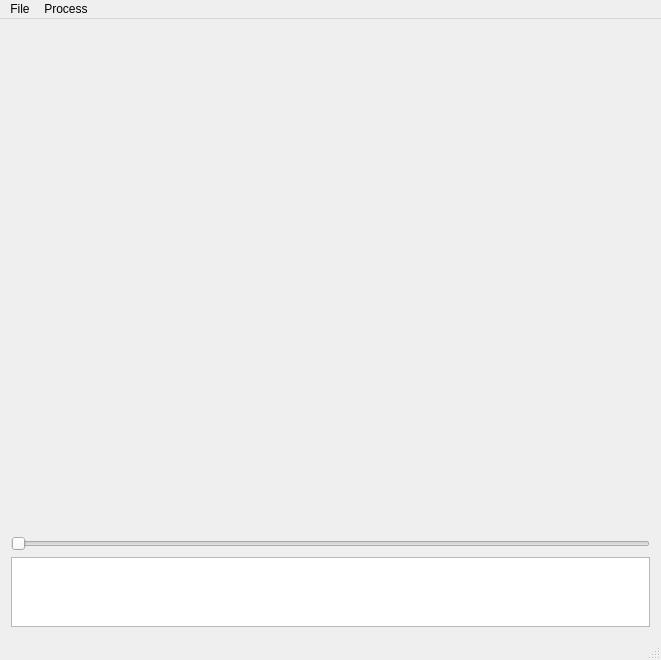
<?xml version="1.0" encoding="UTF-8"?>
<ui version="4.0">
 <class>MainWindow</class>
 <widget class="QMainWindow" name="MainWindow">
  <property name="enabled">
   <bool>true</bool>
  </property>
  <property name="geometry">
   <rect>
    <x>0</x>
    <y>0</y>
    <width>661</width>
    <height>660</height>
   </rect>
  </property>
  <property name="minimumSize">
   <size>
    <width>340</width>
    <height>300</height>
   </size>
  </property>
  <property name="windowTitle">
   <string>MainWindow</string>
  </property>
  <property name="iconSize">
   <size>
    <width>25</width>
    <height>25</height>
   </size>
  </property>
  <widget class="QWidget" name="centralWidget">
   <property name="sizePolicy">
    <sizepolicy hsizetype="Preferred" vsizetype="Preferred">
     <horstretch>8</horstretch>
     <verstretch>6</verstretch>
    </sizepolicy>
   </property>
   <property name="minimumSize">
    <size>
     <width>320</width>
     <height>240</height>
    </size>
   </property>
   <property name="sizeIncrement">
    <size>
     <width>8</width>
     <height>6</height>
    </size>
   </property>
   <layout class="QGridLayout" name="gridLayout">
    <item row="2" column="0">
     <widget class="QTextEdit" name="textEdit">
      <property name="sizePolicy">
       <sizepolicy hsizetype="Expanding" vsizetype="Expanding">
        <horstretch>9</horstretch>
        <verstretch>1</verstretch>
       </sizepolicy>
      </property>
      <property name="font">
       <font>
        <family>Courier New</family>
        <pointsize>12</pointsize>
       </font>
      </property>
      <property name="readOnly">
       <bool>true</bool>
      </property>
     </widget>
    </item>
    <item row="0" column="0">
     <widget class="QWidget" name="imageWidget" native="true">
      <property name="enabled">
       <bool>true</bool>
      </property>
      <property name="sizePolicy">
       <sizepolicy hsizetype="Preferred" vsizetype="Preferred">
        <horstretch>13</horstretch>
        <verstretch>10</verstretch>
       </sizepolicy>
      </property>
     </widget>
    </item>
    <item row="1" column="0">
     <widget class="QSlider" name="imageSlider">
      <property name="orientation">
       <enum>Qt::Horizontal</enum>
      </property>
     </widget>
    </item>
   </layout>
  </widget>
  <widget class="QMenuBar" name="menuBar">
   <property name="geometry">
    <rect>
     <x>0</x>
     <y>0</y>
     <width>661</width>
     <height>22</height>
    </rect>
   </property>
   <widget class="QMenu" name="menuFile">
    <property name="title">
     <string>File</string>
    </property>
    <addaction name="separator"/>
    <addaction name="actionAdd_Images_Folder"/>
    <addaction name="actionOpen_Volume_Data"/>
    <addaction name="actionOpen_Volume"/>
    <addaction name="actionQuit"/>
   </widget>
   <widget class="QMenu" name="menuProcess">
    <property name="title">
     <string>Process</string>
    </property>
    <widget class="QMenu" name="menuUS_Probe_Calibration">
     <property name="title">
      <string>US Probe Calibration</string>
     </property>
     <addaction name="actionCalibrate_Probe"/>
     <addaction name="actionCheck_Calibration_Error"/>
    </widget>
    <widget class="QMenu" name="menuBreast_Tumor_Segmentation">
     <property name="title">
      <string>Breast Tumor Segmentation</string>
     </property>
     <addaction name="actionSegmentation_Training"/>
     <addaction name="actionSegment_Image"/>
     <addaction name="actionSegment_Volume"/>
    </widget>
    <addaction name="actionCrop_Images"/>
    <addaction name="menuUS_Probe_Calibration"/>
    <addaction name="actionPivot_Calibration"/>
    <addaction name="actionVolume_Reconstruction"/>
    <addaction name="action3D_Scene_Display"/>
    <addaction name="menuBreast_Tumor_Segmentation"/>
   </widget>
   <addaction name="menuFile"/>
   <addaction name="menuProcess"/>
  </widget>
  <widget class="QStatusBar" name="statusBar"/>
  <action name="actionAdd_Images_Folder">
   <property name="text">
    <string>Open Image(s)</string>
   </property>
   <property name="toolTip">
    <string>Open Image or images</string>
   </property>
  </action>
  <action name="actionQuit">
   <property name="text">
    <string>Quit</string>
   </property>
  </action>
  <action name="actionOpen_Volume_Data">
   <property name="text">
    <string>Open Volume Data</string>
   </property>
  </action>
  <action name="actionVolume_Reconstruction">
   <property name="text">
    <string>Volume Reconstruction</string>
   </property>
  </action>
  <action name="actionOpen_Volume">
   <property name="text">
    <string>Open Volume</string>
   </property>
  </action>
  <action name="actionCrop_Images">
   <property name="text">
    <string>Crop Images</string>
   </property>
  </action>
  <action name="action3D_Scene_Display">
   <property name="text">
    <string>3D Scene Display</string>
   </property>
  </action>
  <action name="actionCalibrate_Probe">
   <property name="text">
    <string>Calibrate Probe</string>
   </property>
  </action>
  <action name="actionCheck_Calibration_Error">
   <property name="text">
    <string>Check Calibration Error</string>
   </property>
  </action>
  <action name="actionPivot_Calibration">
   <property name="text">
    <string>Pivot Calibration</string>
   </property>
  </action>
  <action name="actionSegmentation_Training">
   <property name="text">
    <string>Segmentation Training</string>
   </property>
  </action>
  <action name="actionSegment_Image">
   <property name="text">
    <string>Segment Image</string>
   </property>
  </action>
  <action name="actionSegment_Volume">
   <property name="text">
    <string>Segment Volume</string>
   </property>
  </action>
 </widget>
 <layoutdefault spacing="6" margin="11"/>
 <resources/>
 <connections>
  <connection>
   <sender>actionQuit</sender>
   <signal>triggered()</signal>
   <receiver>MainWindow</receiver>
   <slot>close()</slot>
   <hints>
    <hint type="sourcelabel">
     <x>-1</x>
     <y>-1</y>
    </hint>
    <hint type="destinationlabel">
     <x>329</x>
     <y>244</y>
    </hint>
   </hints>
  </connection>
  <connection>
   <sender>actionAdd_Images_Folder</sender>
   <signal>triggered()</signal>
   <receiver>MainWindow</receiver>
   <slot>addImages()</slot>
   <hints>
    <hint type="sourcelabel">
     <x>-1</x>
     <y>-1</y>
    </hint>
    <hint type="destinationlabel">
     <x>329</x>
     <y>244</y>
    </hint>
   </hints>
  </connection>
  <connection>
   <sender>actionCalibrate_Probe</sender>
   <signal>triggered()</signal>
   <receiver>MainWindow</receiver>
   <slot>probeCalibration()</slot>
   <hints>
    <hint type="sourcelabel">
     <x>-1</x>
     <y>-1</y>
    </hint>
    <hint type="destinationlabel">
     <x>330</x>
     <y>311</y>
    </hint>
   </hints>
  </connection>
  <connection>
   <sender>imageSlider</sender>
   <signal>valueChanged(int)</signal>
   <receiver>MainWindow</receiver>
   <slot>displaySelectedImage(int)</slot>
   <hints>
    <hint type="sourcelabel">
     <x>258</x>
     <y>536</y>
    </hint>
    <hint type="destinationlabel">
     <x>127</x>
     <y>509</y>
    </hint>
   </hints>
  </connection>
  <connection>
   <sender>actionOpen_Volume_Data</sender>
   <signal>triggered()</signal>
   <receiver>MainWindow</receiver>
   <slot>openVolumeData()</slot>
   <hints>
    <hint type="sourcelabel">
     <x>-1</x>
     <y>-1</y>
    </hint>
    <hint type="destinationlabel">
     <x>330</x>
     <y>329</y>
    </hint>
   </hints>
  </connection>
  <connection>
   <sender>actionVolume_Reconstruction</sender>
   <signal>triggered()</signal>
   <receiver>MainWindow</receiver>
   <slot>volumeReconstruction()</slot>
   <hints>
    <hint type="sourcelabel">
     <x>-1</x>
     <y>-1</y>
    </hint>
    <hint type="destinationlabel">
     <x>330</x>
     <y>329</y>
    </hint>
   </hints>
  </connection>
  <connection>
   <sender>actionOpen_Volume</sender>
   <signal>triggered()</signal>
   <receiver>MainWindow</receiver>
   <slot>openVolume()</slot>
   <hints>
    <hint type="sourcelabel">
     <x>-1</x>
     <y>-1</y>
    </hint>
    <hint type="destinationlabel">
     <x>330</x>
     <y>329</y>
    </hint>
   </hints>
  </connection>
  <connection>
   <sender>actionCrop_Images</sender>
   <signal>triggered()</signal>
   <receiver>MainWindow</receiver>
   <slot>cropImages()</slot>
   <hints>
    <hint type="sourcelabel">
     <x>-1</x>
     <y>-1</y>
    </hint>
    <hint type="destinationlabel">
     <x>330</x>
     <y>329</y>
    </hint>
   </hints>
  </connection>
  <connection>
   <sender>action3D_Scene_Display</sender>
   <signal>triggered()</signal>
   <receiver>MainWindow</receiver>
   <slot>display3DScene()</slot>
   <hints>
    <hint type="sourcelabel">
     <x>-1</x>
     <y>-1</y>
    </hint>
    <hint type="destinationlabel">
     <x>330</x>
     <y>329</y>
    </hint>
   </hints>
  </connection>
  <connection>
   <sender>actionCheck_Calibration_Error</sender>
   <signal>triggered()</signal>
   <receiver>MainWindow</receiver>
   <slot>checkCalibrationError()</slot>
   <hints>
    <hint type="sourcelabel">
     <x>-1</x>
     <y>-1</y>
    </hint>
    <hint type="destinationlabel">
     <x>330</x>
     <y>329</y>
    </hint>
   </hints>
  </connection>
  <connection>
   <sender>actionPivot_Calibration</sender>
   <signal>triggered()</signal>
   <receiver>MainWindow</receiver>
   <slot>pivotCalibration()</slot>
   <hints>
    <hint type="sourcelabel">
     <x>-1</x>
     <y>-1</y>
    </hint>
    <hint type="destinationlabel">
     <x>330</x>
     <y>329</y>
    </hint>
   </hints>
  </connection>
  <connection>
   <sender>actionSegmentation_Training</sender>
   <signal>triggered()</signal>
   <receiver>MainWindow</receiver>
   <slot>segmentationTraining()</slot>
   <hints>
    <hint type="sourcelabel">
     <x>-1</x>
     <y>-1</y>
    </hint>
    <hint type="destinationlabel">
     <x>330</x>
     <y>329</y>
    </hint>
   </hints>
  </connection>
  <connection>
   <sender>actionSegment_Image</sender>
   <signal>triggered()</signal>
   <receiver>MainWindow</receiver>
   <slot>segmentImage()</slot>
   <hints>
    <hint type="sourcelabel">
     <x>-1</x>
     <y>-1</y>
    </hint>
    <hint type="destinationlabel">
     <x>330</x>
     <y>329</y>
    </hint>
   </hints>
  </connection>
  <connection>
   <sender>actionSegment_Volume</sender>
   <signal>triggered()</signal>
   <receiver>MainWindow</receiver>
   <slot>segmentVolume()</slot>
   <hints>
    <hint type="sourcelabel">
     <x>-1</x>
     <y>-1</y>
    </hint>
    <hint type="destinationlabel">
     <x>330</x>
     <y>329</y>
    </hint>
   </hints>
  </connection>
 </connections>
 <slots>
  <slot>addImages()</slot>
  <slot>addMasks()</slot>
  <slot>probeCalibration()</slot>
  <slot>displaySelectedImage(int)</slot>
  <slot>openVolumeData()</slot>
  <slot>volumeReconstruction()</slot>
  <slot>openVolume()</slot>
  <slot>setSelectedOpacity(int)</slot>
  <slot>cropImages()</slot>
  <slot>display3DScene()</slot>
  <slot>checkCalibrationError()</slot>
  <slot>pivotCalibration()</slot>
  <slot>segmentationTraining()</slot>
  <slot>segmentImage()</slot>
  <slot>segmentVolume()</slot>
 </slots>
</ui>
